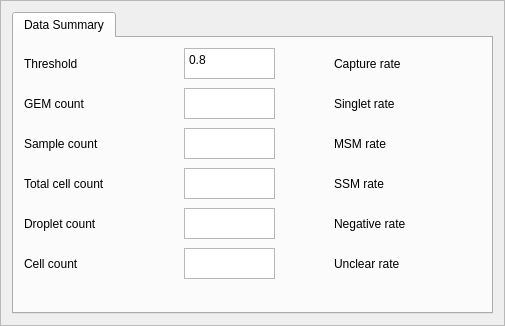
     <widget class="QFrame" name="frame_control">
      <property name="sizePolicy">
       <sizepolicy hsizetype="Preferred" vsizetype="Preferred">
        <horstretch>0</horstretch>
        <verstretch>0</verstretch>
       </sizepolicy>
      </property>
      <property name="minimumSize">
       <size>
        <width>505</width>
        <height>326</height>
       </size>
      </property>
      <property name="frameShape">
       <enum>QFrame::StyledPanel</enum>
      </property>
      <property name="frameShadow">
       <enum>QFrame::Raised</enum>
      </property>
      <property name="lineWidth">
       <number>3</number>
      </property>
      <layout class="QGridLayout" name="gridLayout_2">
       <item row="0" column="0">
        <widget class="QTabWidget" name="tabWidget">
         <property name="sizePolicy">
          <sizepolicy hsizetype="Preferred" vsizetype="Preferred">
           <horstretch>0</horstretch>
           <verstretch>0</verstretch>
          </sizepolicy>
         </property>
         <property name="tabPosition">
          <enum>QTabWidget::North</enum>
         </property>
         <property name="currentIndex">
          <number>0</number>
         </property>
         <property name="usesScrollButtons">
          <bool>true</bool>
         </property>
         <property name="tabsClosable">
          <bool>false</bool>
         </property>
         <property name="movable">
          <bool>false</bool>
         </property>
         <widget class="QWidget" name="tab_6">
          <attribute name="title">
           <string>Data Summary</string>
          </attribute>
          <widget class="QLabel" name="label_11">
           <property name="geometry">
            <rect>
             <x>10</x>
             <y>10</y>
             <width>141</width>
             <height>31</height>
            </rect>
           </property>
           <property name="text">
            <string>Threshold</string>
           </property>
           <property name="alignment">
            <set>Qt::AlignLeading|Qt::AlignLeft|Qt::AlignVCenter</set>
           </property>
          </widget>
          <widget class="QPlainTextEdit" name="threshold">
           <property name="geometry">
            <rect>
             <x>170</x>
             <y>10</y>
             <width>91</width>
             <height>31</height>
            </rect>
           </property>
           <property name="focusPolicy">
            <enum>Qt::NoFocus</enum>
           </property>
           <property name="toolTip">
            <string>default: 0.8</string>
           </property>
           <property name="verticalScrollBarPolicy">
            <enum>Qt::ScrollBarAlwaysOff</enum>
           </property>
           <property name="horizontalScrollBarPolicy">
            <enum>Qt::ScrollBarAlwaysOff</enum>
           </property>
           <property name="lineWrapMode">
            <enum>QPlainTextEdit::NoWrap</enum>
           </property>
           <property name="readOnly">
            <bool>true</bool>
           </property>
           <property name="plainText">
            <string>0.8</string>
           </property>
           <property name="placeholderText">
            <string/>
           </property>
          </widget>
          <widget class="QLabel" name="label_12">
           <property name="geometry">
            <rect>
             <x>10</x>
             <y>50</y>
             <width>141</width>
             <height>31</height>
            </rect>
           </property>
           <property name="text">
            <string>GEM count</string>
           </property>
           <property name="alignment">
            <set>Qt::AlignLeading|Qt::AlignLeft|Qt::AlignVCenter</set>
           </property>
          </widget>
          <widget class="QPlainTextEdit" name="GEM_num">
           <property name="enabled">
            <bool>true</bool>
           </property>
           <property name="geometry">
            <rect>
             <x>170</x>
             <y>50</y>
             <width>91</width>
             <height>31</height>
            </rect>
           </property>
           <property name="focusPolicy">
            <enum>Qt::NoFocus</enum>
           </property>
           <property name="verticalScrollBarPolicy">
            <enum>Qt::ScrollBarAlwaysOff</enum>
           </property>
           <property name="horizontalScrollBarPolicy">
            <enum>Qt::ScrollBarAlwaysOff</enum>
           </property>
           <property name="lineWrapMode">
            <enum>QPlainTextEdit::NoWrap</enum>
           </property>
           <property name="readOnly">
            <bool>true</bool>
           </property>
           <property name="plainText">
            <string/>
           </property>
           <property name="placeholderText">
            <string/>
           </property>
          </widget>
          <widget class="QLabel" name="label_13">
           <property name="geometry">
            <rect>
             <x>10</x>
             <y>90</y>
             <width>141</width>
             <height>31</height>
            </rect>
           </property>
           <property name="text">
            <string>Sample count</string>
           </property>
           <property name="alignment">
            <set>Qt::AlignLeading|Qt::AlignLeft|Qt::AlignVCenter</set>
           </property>
          </widget>
          <widget class="QPlainTextEdit" name="sample_num">
           <property name="geometry">
            <rect>
             <x>170</x>
             <y>90</y>
             <width>91</width>
             <height>31</height>
            </rect>
           </property>
           <property name="focusPolicy">
            <enum>Qt::NoFocus</enum>
           </property>
           <property name="verticalScrollBarPolicy">
            <enum>Qt::ScrollBarAlwaysOff</enum>
           </property>
           <property name="horizontalScrollBarPolicy">
            <enum>Qt::ScrollBarAlwaysOff</enum>
           </property>
           <property name="lineWrapMode">
            <enum>QPlainTextEdit::NoWrap</enum>
           </property>
           <property name="readOnly">
            <bool>true</bool>
           </property>
           <property name="plainText">
            <string/>
           </property>
           <property name="placeholderText">
            <string/>
           </property>
          </widget>
          <widget class="QPlainTextEdit" name="droplet_num">
           <property name="geometry">
            <rect>
             <x>170</x>
             <y>170</y>
             <width>91</width>
             <height>31</height>
            </rect>
           </property>
           <property name="focusPolicy">
            <enum>Qt::NoFocus</enum>
           </property>
           <property name="verticalScrollBarPolicy">
            <enum>Qt::ScrollBarAlwaysOff</enum>
           </property>
           <property name="horizontalScrollBarPolicy">
            <enum>Qt::ScrollBarAlwaysOff</enum>
           </property>
           <property name="lineWrapMode">
            <enum>QPlainTextEdit::NoWrap</enum>
           </property>
           <property name="readOnly">
            <bool>true</bool>
           </property>
           <property name="plainText">
            <string/>
           </property>
           <property name="placeholderText">
            <string/>
           </property>
          </widget>
          <widget class="QLabel" name="label_14">
           <property name="geometry">
            <rect>
             <x>10</x>
             <y>170</y>
             <width>141</width>
             <height>31</height>
            </rect>
           </property>
           <property name="text">
            <string>Droplet count</string>
           </property>
           <property name="alignment">
            <set>Qt::AlignLeading|Qt::AlignLeft|Qt::AlignVCenter</set>
           </property>
          </widget>
          <widget class="QPlainTextEdit" name="cell_num">
           <property name="geometry">
            <rect>
             <x>170</x>
             <y>210</y>
             <width>91</width>
             <height>31</height>
            </rect>
           </property>
           <property name="focusPolicy">
            <enum>Qt::NoFocus</enum>
           </property>
           <property name="verticalScrollBarPolicy">
            <enum>Qt::ScrollBarAlwaysOff</enum>
           </property>
           <property name="horizontalScrollBarPolicy">
            <enum>Qt::ScrollBarAlwaysOff</enum>
           </property>
           <property name="lineWrapMode">
            <enum>QPlainTextEdit::NoWrap</enum>
           </property>
           <property name="readOnly">
            <bool>true</bool>
           </property>
           <property name="plainText">
            <string/>
           </property>
           <property name="placeholderText">
            <string/>
           </property>
          </widget>
          <widget class="QLabel" name="label_15">
           <property name="geometry">
            <rect>
             <x>10</x>
             <y>210</y>
             <width>141</width>
             <height>31</height>
            </rect>
           </property>
           <property name="text">
            <string>Cell count</string>
           </property>
           <property name="alignment">
            <set>Qt::AlignLeading|Qt::AlignLeft|Qt::AlignVCenter</set>
           </property>
          </widget>
          <widget class="QPlainTextEdit" name="total_num">
           <property name="geometry">
            <rect>
             <x>170</x>
             <y>130</y>
             <width>91</width>
             <height>31</height>
            </rect>
           </property>
           <property name="focusPolicy">
            <enum>Qt::NoFocus</enum>
           </property>
           <property name="toolTip">
            <string>default: 0.8</string>
           </property>
           <property name="verticalScrollBarPolicy">
            <enum>Qt::ScrollBarAlwaysOff</enum>
           </property>
           <property name="horizontalScrollBarPolicy">
            <enum>Qt::ScrollBarAlwaysOff</enum>
           </property>
           <property name="lineWrapMode">
            <enum>QPlainTextEdit::NoWrap</enum>
           </property>
           <property name="readOnly">
            <bool>true</bool>
           </property>
           <property name="plainText">
            <string/>
           </property>
           <property name="placeholderText">
            <string/>
           </property>
          </widget>
          <widget class="QLabel" name="label_16">
           <property name="geometry">
            <rect>
             <x>10</x>
             <y>130</y>
             <width>141</width>
             <height>31</height>
            </rect>
           </property>
           <property name="text">
            <string>Total cell count</string>
           </property>
           <property name="alignment">
            <set>Qt::AlignLeading|Qt::AlignLeft|Qt::AlignVCenter</set>
           </property>
          </widget>
          <widget class="QPlainTextEdit" name="capture_rate">
           <property name="geometry">
            <rect>
             <x>480</x>
             <y>10</y>
             <width>91</width>
             <height>31</height>
            </rect>
           </property>
           <property name="focusPolicy">
            <enum>Qt::NoFocus</enum>
           </property>
           <property name="verticalScrollBarPolicy">
            <enum>Qt::ScrollBarAlwaysOff</enum>
           </property>
           <property name="horizontalScrollBarPolicy">
            <enum>Qt::ScrollBarAlwaysOff</enum>
           </property>
           <property name="lineWrapMode">
            <enum>QPlainTextEdit::NoWrap</enum>
           </property>
           <property name="readOnly">
            <bool>true</bool>
           </property>
           <property name="plainText">
            <string/>
           </property>
           <property name="placeholderText">
            <string/>
           </property>
          </widget>
          <widget class="QLabel" name="label_17">
           <property name="geometry">
            <rect>
             <x>320</x>
             <y>10</y>
             <width>141</width>
             <height>31</height>
            </rect>
           </property>
           <property name="text">
            <string>Capture rate</string>
           </property>
           <property name="alignment">
            <set>Qt::AlignLeading|Qt::AlignLeft|Qt::AlignVCenter</set>
           </property>
          </widget>
          <widget class="QPlainTextEdit" name="singlet_rate">
           <property name="geometry">
            <rect>
             <x>480</x>
             <y>50</y>
             <width>91</width>
             <height>31</height>
            </rect>
           </property>
           <property name="focusPolicy">
            <enum>Qt::NoFocus</enum>
           </property>
           <property name="verticalScrollBarPolicy">
            <enum>Qt::ScrollBarAlwaysOff</enum>
           </property>
           <property name="horizontalScrollBarPolicy">
            <enum>Qt::ScrollBarAlwaysOff</enum>
           </property>
           <property name="lineWrapMode">
            <enum>QPlainTextEdit::NoWrap</enum>
           </property>
           <property name="readOnly">
            <bool>true</bool>
           </property>
           <property name="plainText">
            <string/>
           </property>
           <property name="placeholderText">
            <string/>
           </property>
          </widget>
          <widget class="QLabel" name="label_18">
           <property name="geometry">
            <rect>
             <x>320</x>
             <y>50</y>
             <width>141</width>
             <height>31</height>
            </rect>
           </property>
           <property name="text">
            <string>Singlet rate</string>
           </property>
           <property name="alignment">
            <set>Qt::AlignLeading|Qt::AlignLeft|Qt::AlignVCenter</set>
           </property>
          </widget>
          <widget class="QPlainTextEdit" name="msm_rate">
           <property name="geometry">
            <rect>
             <x>480</x>
             <y>90</y>
             <width>91</width>
             <height>31</height>
            </rect>
           </property>
           <property name="focusPolicy">
            <enum>Qt::NoFocus</enum>
           </property>
           <property name="verticalScrollBarPolicy">
            <enum>Qt::ScrollBarAlwaysOff</enum>
           </property>
           <property name="horizontalScrollBarPolicy">
            <enum>Qt::ScrollBarAlwaysOff</enum>
           </property>
           <property name="lineWrapMode">
            <enum>QPlainTextEdit::NoWrap</enum>
           </property>
           <property name="readOnly">
            <bool>true</bool>
           </property>
           <property name="plainText">
            <string/>
           </property>
           <property name="placeholderText">
            <string/>
           </property>
          </widget>
          <widget class="QLabel" name="label_19">
           <property name="geometry">
            <rect>
             <x>320</x>
             <y>90</y>
             <width>141</width>
             <height>31</height>
            </rect>
           </property>
           <property name="text">
            <string>MSM rate</string>
           </property>
           <property name="alignment">
            <set>Qt::AlignLeading|Qt::AlignLeft|Qt::AlignVCenter</set>
           </property>
          </widget>
          <widget class="QPlainTextEdit" name="ssm_rate">
           <property name="geometry">
            <rect>
             <x>480</x>
             <y>130</y>
             <width>91</width>
             <height>31</height>
            </rect>
           </property>
           <property name="focusPolicy">
            <enum>Qt::NoFocus</enum>
           </property>
           <property name="verticalScrollBarPolicy">
            <enum>Qt::ScrollBarAlwaysOff</enum>
           </property>
           <property name="horizontalScrollBarPolicy">
            <enum>Qt::ScrollBarAlwaysOff</enum>
           </property>
           <property name="lineWrapMode">
            <enum>QPlainTextEdit::NoWrap</enum>
           </property>
           <property name="readOnly">
            <bool>true</bool>
           </property>
           <property name="plainText">
            <string/>
           </property>
           <property name="overwriteMode">
            <bool>false</bool>
           </property>
           <property name="placeholderText">
            <string/>
           </property>
          </widget>
          <widget class="QLabel" name="label_20">
           <property name="geometry">
            <rect>
             <x>320</x>
             <y>130</y>
             <width>141</width>
             <height>31</height>
            </rect>
           </property>
           <property name="text">
            <string>SSM rate</string>
           </property>
           <property name="alignment">
            <set>Qt::AlignLeading|Qt::AlignLeft|Qt::AlignVCenter</set>
           </property>
          </widget>
          <widget class="QPlainTextEdit" name="negative_rate">
           <property name="geometry">
            <rect>
             <x>480</x>
             <y>170</y>
             <width>91</width>
             <height>31</height>
            </rect>
           </property>
           <property name="focusPolicy">
            <enum>Qt::NoFocus</enum>
           </property>
           <property name="verticalScrollBarPolicy">
            <enum>Qt::ScrollBarAlwaysOff</enum>
           </property>
           <property name="horizontalScrollBarPolicy">
            <enum>Qt::ScrollBarAlwaysOff</enum>
           </property>
           <property name="lineWrapMode">
            <enum>QPlainTextEdit::NoWrap</enum>
           </property>
           <property name="readOnly">
            <bool>true</bool>
           </property>
           <property name="plainText">
            <string/>
           </property>
           <property name="placeholderText">
            <string/>
           </property>
          </widget>
          <widget class="QLabel" name="label_22">
           <property name="geometry">
            <rect>
             <x>320</x>
             <y>170</y>
             <width>141</width>
             <height>31</height>
            </rect>
           </property>
           <property name="text">
            <string>Negative rate</string>
           </property>
           <property name="alignment">
            <set>Qt::AlignLeading|Qt::AlignLeft|Qt::AlignVCenter</set>
           </property>
          </widget>
          <widget class="QPlainTextEdit" name="unclear_rate">
           <property name="geometry">
            <rect>
             <x>480</x>
             <y>210</y>
             <width>91</width>
             <height>31</height>
            </rect>
           </property>
           <property name="focusPolicy">
            <enum>Qt::NoFocus</enum>
           </property>
           <property name="verticalScrollBarPolicy">
            <enum>Qt::ScrollBarAlwaysOff</enum>
           </property>
           <property name="horizontalScrollBarPolicy">
            <enum>Qt::ScrollBarAlwaysOff</enum>
           </property>
           <property name="lineWrapMode">
            <enum>QPlainTextEdit::NoWrap</enum>
           </property>
           <property name="readOnly">
            <bool>true</bool>
           </property>
           <property name="plainText">
            <string/>
           </property>
           <property name="placeholderText">
            <string/>
           </property>
          </widget>
          <widget class="QLabel" name="label_23">
           <property name="geometry">
            <rect>
             <x>320</x>
             <y>210</y>
             <width>141</width>
             <height>31</height>
            </rect>
           </property>
           <property name="text">
            <string>Unclear rate</string>
           </property>
           <property name="alignment">
            <set>Qt::AlignLeading|Qt::AlignLeft|Qt::AlignVCenter</set>
           </property>
          </widget>
         </widget>
        </widget>
       </item>
      </layout>
     </widget>
